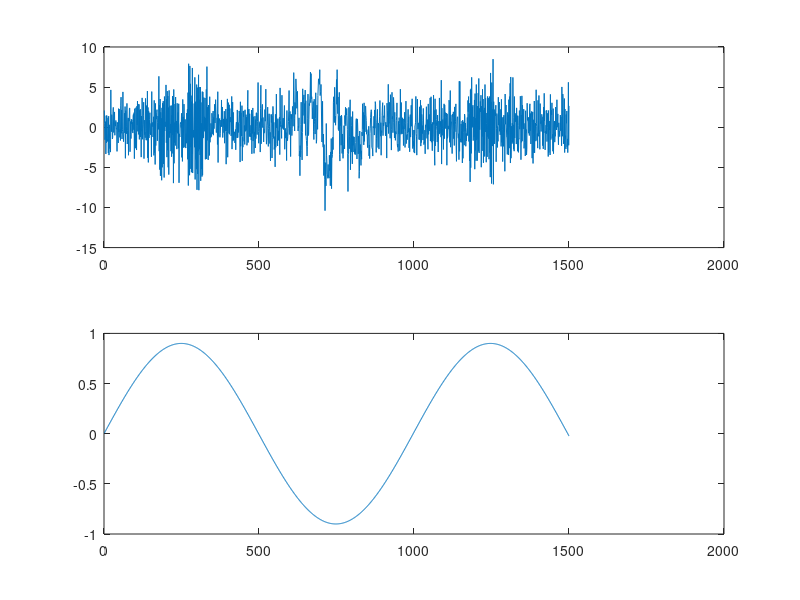

This chart was generated by the following MATLAB code: (Note: this script raises an error after producing the figure.)
% DTFMDEMO1  Captain Toolbox demonstration
%
% Dynamic Transfer Function (DTF) modelling
% of simulated input-output data
%
% See also DTFM, DTFMOPT, DTFMDEMO2, DARXDEMO

% Copyright (c) 2007 by CRES, Lancaster University, United Kingdom
% Authors : Peter Young, Wlodek Tych, Diego Pedregal, James Taylor
% Additional author for DTFMDEMO1: Paul McKenna

clear all
close all
format compact
echo on

clc
% DTFMDEMO1  Captain Toolbox demonstration
 
% This script analyses the output from a discrete time
% Transfer Function (TF) using the functions for Dynamic
% TF modelling (DTF). Here, the model is not limited to
% the ARX form required for DARX analysis.
 
% We will use a first order TF with a gradually changing
% time constant, a fixed numerator and a time delay of
% two samples.
 
%                     b
%      y(k) = ---------------- u(k-2)  +  e(k)
%              1 + a(k).z^(-1)
 
% where z^(-1) represents the backward shift operator,
% y(k) the output, u(k) the input and e(k) a zero mean
% white noise signal.
 
% --------------------------------------------------------
%                 Hit any key to continue
% --------------------------------------------------------
pause
 
% For this example, we utilise a constant numerator
% parameter (b=0.5) and allow the denominator parameter
% to change slowly over time as a sine wave. Noise has
% been added to the output to represent measurement errors.
% The signals are loaded and plotted below.
 
load sdtfm1.dat
y=sdtfm1(:, 1);  % output (transfer function response)
u=sdtfm1(:, 2);  % input (white noise)
a=sdtfm1(:, 3);  % denominator parameter for reference
 
clf
subplot(211); plot(y)
subplot(212); plot(a)
 
% --------------------------------------------------------
%                 Hit any key to continue
% --------------------------------------------------------
pause
 
% We first call DTFMOPT to optimise the Noise Variance
% Ratio (NVR) hyper-parameters.
 
% The model structure is represented by the triad [A B T],
% where A and B are the number of denominator and numerator
% parameters respectively, while T is the total time delay.
 
nn=[1 1 2];
 
% Since it is constant, we will fix the NVR for the
% numerator parameter at zero. This will speed up the
% optimisation for the purposes of this demonstration.
 
nvrc=[-2 0];  % optimise the first NVR only
 
% An Integrated Random Walk (IRW) model is used for the
% time variable denominator parameter, while the second
% parameter is constant, so a RW is more appropriate.
 
TVP=[1 0];
  
% --------------------------------------------------------
%                 Hit any key to continue
% --------------------------------------------------------
pause
 
% ESTIMATING HYPER-PARAMETERS : PLEASE WAIT
 
nvr=dtfmopt(y, u, nn, TVP, [], nvrc)
 
% --------------------------------------------------------
%                 Hit any key to continue
% --------------------------------------------------------
pause
 
% The DTFM function utilises the optimsed hyper-parameters.
%
% ESTIMATING MODEL PARAMETERS : PLEASE WAIT
 
[tfs, fit, fitse, par, parse, e, y0]=dtfm(y, u, nn, TVP, nvr);
 
% The final estimate of the numerator parameter:
 
par(length(par), 2)
 
% The estimated denominator parameter and standard errors
% are compared with the actual values.
 
clf
plot(a, 'm')
hold on
plot(par(:, 1))
plot(par(:, 1)+parse(:, 1), ':')
plot(par(:, 1)-parse(:, 1), ':')
axis([0 1500 -1.5 1.5])
 
% --------------------------------------------------------
%                 Hit any key to continue
% --------------------------------------------------------
pause
 
% For comparision, the biased parameters based on DARX analysis
% are estimated.
 
% ESTIMATING MODEL PARAMETERS : PLEASE WAIT
 
[tfs, fit, fitse, parx, parsex]=darx(y, u, nn, TVP, nvr);
 
% The new estimates are shown in the plot.
 
plot(parx(:, 1), 'r')
plot(parx(:, 1)+parsex(:, 1), ':r')
plot(parx(:, 1)-parsex(:, 1), ':r')
title('Actual, DTF(IV) and DARX(LS) (red)')

echo off

% end of m-file
